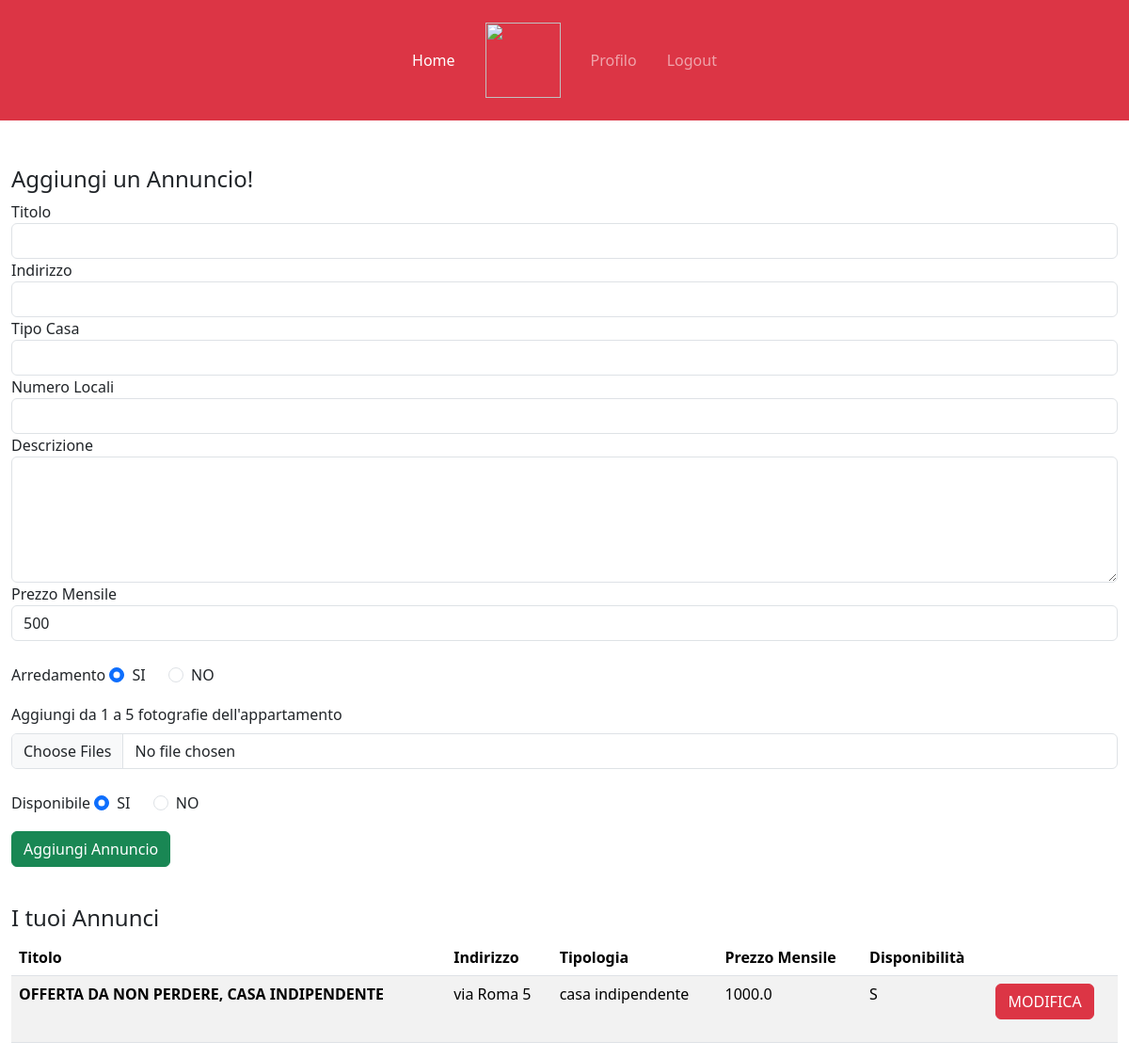
The page /profiloL (signed in) on the database as committed earlier.
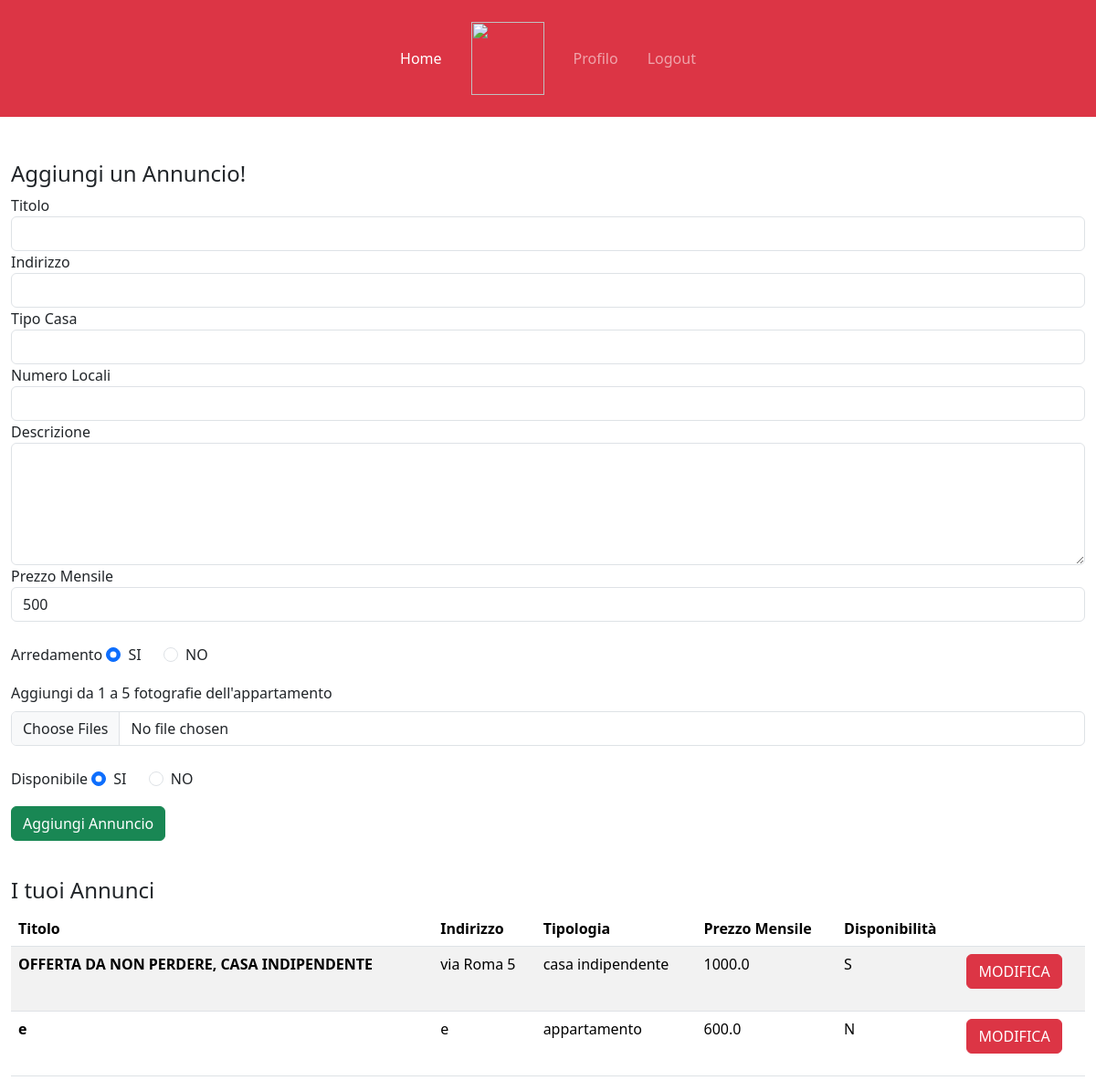
The same page on the database as committed later.
### tables this page shows
CREATE TABLE "ANNUNCI" (
	"idAnnuncio"	INTEGER NOT NULL,
	"titolo"	TEXT NOT NULL,
	"indirizzo"	TEXT NOT NULL,
	"tipoCasa"	TEXT NOT NULL,
	"numeroLocali"	TEXT NOT NULL,
	"descrizione"	TEXT NOT NULL,
	"prezzoMensile"	REAL NOT NULL,
	"arredamento"	TEXT NOT NULL,
	"disponibilita"	TEXT NOT NULL,
	"idUtente"	INTEGER NOT NULL,
	FOREIGN KEY("idUtente") REFERENCES "UTENTI"("idUtente"),
	PRIMARY KEY("idAnnuncio" AUTOINCREMENT)
);

### app.py (the view)
@app.route('/profiloL')
@app.route('/profiloL/<int:id>')
@login_required
def profiloL(id=None): #annuncio=None significa che il parametro è opzionale.
   if id is not None:
      annunci=posts_dao.get_annunci(current_user.id)
      annuncio=posts_dao.get_singleAnnuncio(id)
      app.logger.info(annuncio)
      return render_template('profiloL.html', annunci=annunci, annuncio=annuncio)
   else:
      annunci=posts_dao.get_annunci(current_user.id)
      return render_template('profiloL.html', annunci=annunci)

### app.py (called while the page is built)
@login_manager.user_loader
def load_user(user_id):
    db_user=posts_dao.get_user_by_id(user_id)
    user = User(id=db_user['idUtente'],
                username=db_user['username'],
                password=db_user['password'],
                tipo=db_user['tipo'])
    return user

### posts_dao.py (called while the page is built)
def get_user_by_id(id_utente):
    query = 'SELECT * FROM UTENTI WHERE idUtente = ?'
    connection = sqlite3.connect('db/affitti.db')
    connection.row_factory = sqlite3.Row
    cursor = connection.cursor()
    cursor.execute(query, (id_utente,))
    result = cursor.fetchone()
    cursor.close()
    connection.close()
    return result

def get_annunci(id):
    conn =sqlite3.connect('db/affitti.db')
    conn.row_factory = sqlite3.Row
    cursor= conn.cursor()
    sql = 'SELECT  ANNUNCI.idAnnuncio, titolo, indirizzo, tipoCasa, numeroLocali, descrizione, \
    prezzoMensile, arredamento, disponibilita, urlFoto FROM ANNUNCI, FOTO \
    where ANNUNCI.idUtente = ? and ANNUNCI.idAnnuncio = FOTO.idAnnuncio \
    GROUP BY ANNUNCI.idAnnuncio'
    cursor.execute(sql, (id,))
    annunci= cursor.fetchall()
    cursor.close()
    conn.close()
    return annunci

### templates/profiloL.html (shortened to what this page needs)
{% extends "base.html" %}
{% block liNav %}
<li class="nav-item">
    <a class="nav-link mx-2 active" aria-current="page" href="{{url_for('index')}}">Home</a>
  </li>
  <li class="nav-item d-none d-lg-block">
    <a class="nav-link mx-2" href="#">
      <img src="/static_files/images/logos/logo_2_white.png" height="80" />
    </a>
  </li>
  {% if current_user.is_authenticated %}
  <li class="nav-item">
    <a class="nav-link mx-2" href="#">Profilo</a>
  </li>
  <li class="nav-item">
    <a class="nav-link mx-2" href="{{url_for('logout')}}">Logout</a>
  </li>
  {% else %}
  <li class="nav-item">
    <a class="nav-link mx-2" href="{{url_for('Page_login')}}">Login</a>
  </li>
</li>
  {% endif %}
{% endblock %}
{% block content %}
<div class="container-fluid mt-5">
  {% if current_user.is_authenticated %}
        {% if annuncio %}
        <form action="/newAnn" method="POST" enctype="multipart/form-data">
          <div class="form-group">
              <h4>Modifica un Annuncio!</h4>
              <label for="titolo">Titolo</label>
              <input type="text" name="titolo" class="form-control" value="{{annuncio.titolo}}" required>
          </div>
          <div class="form-group">
            <label for="indirizzo">Indirizzo</label>
            <input type="text" name="indirizzo" class="form-control" value="{{annuncio.indirizzo}}" disabled>
          </div>
          <div class="form-group">
            <label for="tipoC">Tipo Casa</label>
            <select class="form-control" name="tipoC" required>
              <option name="tipoC"></option>
              <option name="tipoC">casa indipendente</option>
              <option name="tipoC">appartamento</option>
              <option name="tipoC">loft</option>
              <option name="tipoC">villa</option>
            </select>
          </div>
          <div class="form-group">
            <label for="numLocali">Numero Locali</label>
            <select class="form-control" name="numLocali" required>
              <option name="numLocali"></option>
              <option name="numLocali">1</option>
              <option name="numLocali">2</option>
              <option name="numLocali">3</option>
              <option name="numLocali">4</option>
              <option name="numLocali">5+</option>
            </select>
          </div>
          <div class="form-group">
              <label for="descrizione">Descrizione</label>
              <textarea name="descrizione" msg cols="30" rows="5" class="form-control" required></textarea>
          </div>
          <div class="form-group">
            <label for="prezzoM">Prezzo Mensile</label>
            <input type="number" name="prezzoM" class="form-control" value="500" min="100" max="2500" step="50" required>
          </div>
          <br>
          <div class="form-group mb-3">
            <label for="divArredato">Arredamento</label>
            <div class="form-check form-check-inline" id="divArredato">
                <input type="radio" class="form-check-input" id="rad1" name="arredato" value="Y" checked>SI
                <label class="form-check-label" for="rad1"></label>
            </div>
            <div class="form-check form-check-inline">
                <input type="radio" class="form-check-input" id="rad2" name="arredato" value="N">NO
                <label class="form-check-label" for="rad2"></label>
            </div>
          </div>
          <div class="form-group">
              <label for="imgCommento" class="form-label">Aggiungi da 1 a 5 fotografie dell'appartamento</label>
              <input class="form-control" type="file" name="imgAnnuncio" multiple required>
          </div>
          <br>
          <div class="form-group mb-3">
            <label for="divDisponibile">Disponibile</label>
            <div class="form-check form-check-inline" id="divDisponibile">
                <input type="radio" class="form-check-input" id="radD1" name="disponibile" value="Y" checked>SI
                <label class="form-check-label" for="radD1"></label>
            </div>
            <div class="form-check form-check-inline">
                <input type="radio" class="form-check-input" id="radD2" name="disponibile" value="N">NO
                <label class="form-check-label" for="radD2"></label>
            </div>
          </div>
          <div class="form-group">
              <button type="submit" id="annuncio" class="btn btn-success">Aggiungi Annuncio</button>
          </div>
        </form>
      {% else %}
      <form action="/newAnn" method="POST" enctype="multipart/form-data">
          <div class="form-group">
              <h4>Aggiungi un Annuncio!</h4>
              <label for="titolo">Titolo</label>
              <input type="text" name="titolo" class="form-control" required>
          </div>
          <div class="form-group">
            <label for="indirizzo">Indirizzo</label>
            <input type="text" name="indirizzo" class="form-control" required>
          </div>
          <div class="form-group">
            <label for="tipoC">Tipo Casa</label>
            <select class="form-control" name="tipoC" required>
              <option name="tipoC"></option>
              <option name="tipoC">casa indipendente</option>
            </select>
          </div>
          <div class="form-group">
            <label for="numLocali">Numero Locali</label>
            <select class="form-control" name="numLocali" required>
              <option name="numLocali"></option>
              <option name="numLocali">1</option>
            </select>
          </div>
          <div class="form-group">
              <label for="descrizione">Descrizione</label>
              <textarea name="descrizione" msg cols="30" rows="5" class="form-control" required></textarea>
          </div>
          <div class="form-group">
            <label for="prezzoM">Prezzo Mensile</label>
            <input type="number" name="prezzoM" class="form-control" value="500" min="100" max="2500" step="50" required>
          </div>
          <br>
          <div class="form-group mb-3">
            <label for="divArredato">Arredamento</label>
            <div class="form-check form-check-inline" id="divArredato">
                <input type="radio" class="form-check-input" id="rad1" name="arredato" value="Y" checked>SI
            </div>
            <div class="form-check form-check-inline">
                <input type="radio" class="form-check-input" id="rad2" name="arredato" value="N">NO
            </div>
          </div>
          <div class="form-group">
              <label for="imgCommento" class="form-label">Aggiungi da 1 a 5 fotografie dell'appartamento</label>
              <input class="form-control" type="file" name="imgAnnuncio" multiple required>
          </div>
          <br>
          <div class="form-group mb-3">
            <label for="divDisponibile">Disponibile</label>
            <div class="form-check form-check-inline" id="divDisponibile">
                <input type="radio" class="form-check-input" id="radD1" name="disponibile" value="Y" checked>SI
            </div>
            <div class="form-check form-check-inline">
                <input type="radio" class="form-check-input" id="radD2" name="disponibile" value="N">NO
            </div>
          </div>
          <div class="form-group">
              <button type="submit" id="annuncio" class="btn btn-success">Aggiungi Annuncio</button>
          </div>
      </form>
      {% endif %}
  {% endif %}
  <br>
  <div class="row">
      <h4>I tuoi Annunci</h4>
  </div>
  <div style="background-color: #e7effd;">
    <table class="table table-striped">
      <thead>
        <tr>
          <th scope="col">Titolo</th>
          <th scope="col">Indirizzo</th>
          <th scope="col">Tipologia</th>
          <th scope="col">Prezzo Mensile</th>
          <th scope="col">Disponibilità</th>
          <th scope="col"></th>
        </tr>
      </thead>
      <tbody>
        {% for ann in annunci %}
        <tr>
          <th scope="row">{{ann.titolo}}</th>
          <td>{{ann.indirizzo}}</td>
          <td>{{ann.tipoCasa}}</td>
          <td>{{ann.prezzoMensile}}</td>
          <td>{{ann.disponibilita}}</td>
          <td>
            <form action="/modificaAnn/{{ann.idAnnuncio}}" method="POST">
              <button type="submit" class="btn btn-danger">MODIFICA</button>
            </form>
          </td>
        </tr>
        {% endfor %}
      </tbody>
  </div>
</div>
{% endblock %}

### templates/base.html (shortened to what this page needs)
<html lang="it">
    <head>
        <link href="https://cdn.jsdelivr.net/npm/bootstrap@5.3.2/dist/css/bootstrap.min.css" rel="stylesheet">
        <link href="{{url_for('static', filename='css/style.css')}}" rel="stylesheet" type="text/css">
    </head>
    <body>
        <nav class="navbar navbar-expand-lg navbar-dark p-3 bg-danger" id="headerNav">
          <div class="container-fluid">
            <div class="collapse navbar-collapse" id="navbarNavDropdown">
              <ul class="navbar-nav mx-auto ">
                {% block liNav %}{% endblock %}
              </ul>
            </div>
          </div>
        </nav>
        {% block content %}{% endblock %}
    </body>
</html>

### static/css/style.css (style rules this page uses)
.nav-item { line-height:80px; }

Rows that differ between the two databases and show on the page:
added ANNUNCI: titolo "e", indirizzo "e", tipoCasa "appartamento", prezzoMensile "600.0", disponibilita "N"
